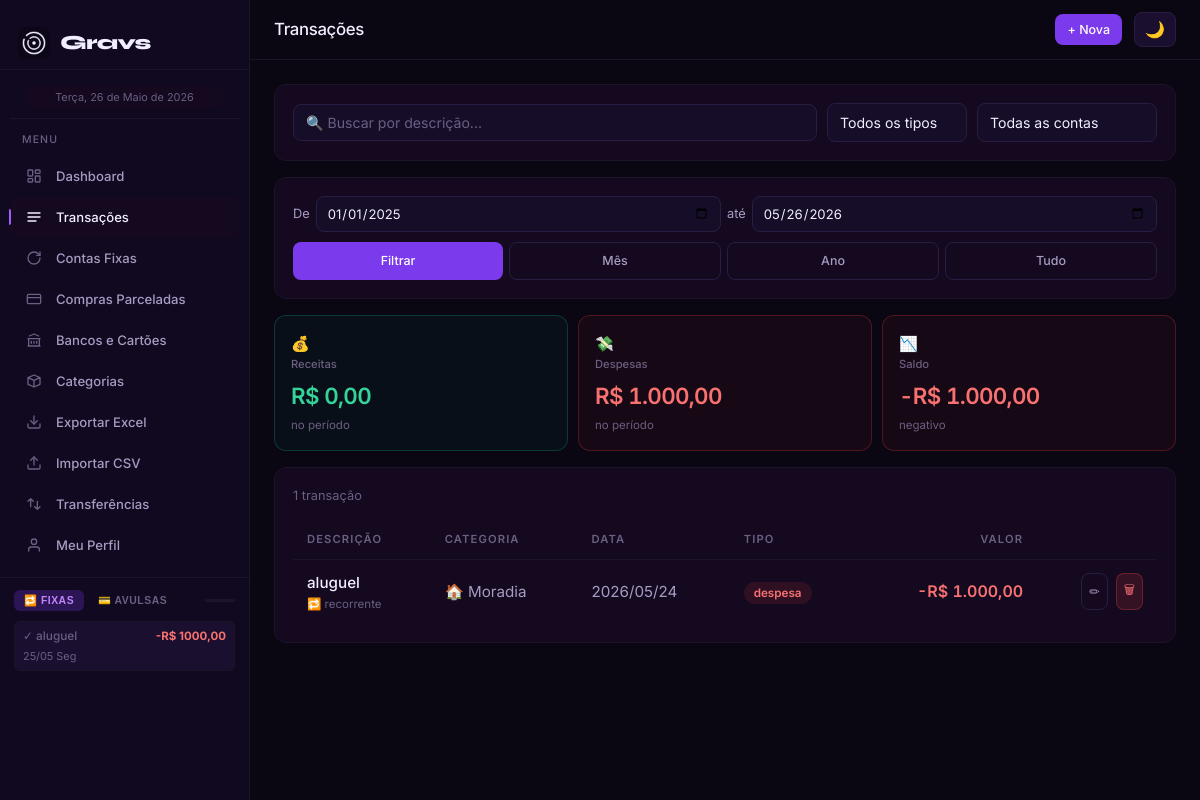
The page /todas (signed in) on the database its author committed.
### tables this page shows
CREATE TABLE transacoes (
                id              INTEGER PRIMARY KEY AUTOINCREMENT,
                uuid            TEXT    UNIQUE NOT NULL,
                descricao       TEXT    NOT NULL,
                valor           REAL    NOT NULL CHECK(valor > 0),
                tipo            TEXT    NOT NULL CHECK(tipo IN ('receita','despesa')),
                categoria_id    INTEGER,
                data            TEXT    NOT NULL,
                usuario_id      INTEGER NOT NULL,
                criado_em       TEXT    DEFAULT CURRENT_TIMESTAMP,
                deletado        INTEGER DEFAULT 0 CHECK(deletado IN (0,1)),
                recorrente_uuid TEXT,
                grupo_parcela   TEXT, conta_debito TEXT, conta_credito TEXT, conta_id INTEGER,
                FOREIGN KEY (categoria_id) REFERENCES categorias(id),
                FOREIGN KEY (usuario_id)   REFERENCES usuarios(id) ON DELETE CASCADE
            );

### routes/transacoes.py (the view)
@transacoes_bp.route("/todas")
@login_required
def todas():
    svc = get_services()
    uid  = current_user.id
    hoje = date.today()
    inicio_padrao = date(hoje.year - 1, 1, 1).strftime("%Y-%m-%d")
    fim_padrao    = hoje.strftime("%Y-%m-%d")
    data_inicio = request.args.get("inicio", inicio_padrao)
    data_fim    = request.args.get("fim",    fim_padrao)
    try:
        datetime.strptime(data_inicio, "%Y-%m-%d")
        datetime.strptime(data_fim,    "%Y-%m-%d")
    except ValueError:
        data_inicio = inicio_padrao
        data_fim    = fim_padrao
    transacoes     = svc.transacoes.listar_por_periodo(data_inicio, data_fim, uid)
    categorias     = svc.categorias_repo.listar_por_usuario(uid)
    total_receitas = sum(t["valor"] for t in transacoes if t["tipo"] == "receita")
    total_despesas = sum(t["valor"] for t in transacoes if t["tipo"] == "despesa")
    grupos = {}
    for t in transacoes:
        g = t.get("grupo_parcela")
        if g:
            if g not in grupos:
                grupos[g] = {"descricao": t["descricao"].rsplit(" (", 1)[0], "count": 0}
            grupos[g]["count"] += 1
    return render_template(
        "transacoes/lista.html",
        transacoes=transacoes,
        categorias=categorias,
        filtro_inicio=data_inicio,
        filtro_fim=data_fim,
        total_receitas=total_receitas,
        total_despesas=total_despesas,
        saldo=total_receitas - total_despesas,
        grupos=grupos,
        usuario=current_user,
    )

### app.py (called while the page is built)
def _configurar_login(app: Flask, container: ServiceContainer) -> None:
    login_manager = LoginManager()
    login_manager.init_app(app)
    login_manager.login_view = "auth.login"
    login_manager.login_message = "Faça login para acessar"
    login_manager.login_message_category = "info"
    @login_manager.user_loader
    def load_user(user_id: str) -> UserPrincipal | None:
        dados = container.usuarios_repo.buscar_por_id(int(user_id))
        if dados:
            return make_user_principal(dados)
        return None

### database/manager.py (called while the page is built)
    @contextmanager
    def get_conn(self) -> Generator[sqlite3.Connection, None, None]:
        conn = sqlite3.connect(
            self.db_path,
            timeout=20.0,
            check_same_thread=False,
        )
        conn.execute("PRAGMA journal_mode=WAL")
        conn.execute("PRAGMA foreign_keys = ON")
        conn.execute("PRAGMA synchronous = NORMAL")
        conn.execute("PRAGMA busy_timeout = 5000")
        conn.execute("PRAGMA cache_size = -8000")   # 8MB de cache em memória
        conn.execute("PRAGMA temp_store = MEMORY")  # tabelas temporárias em RAM
        conn.execute("PRAGMA mmap_size = 268435456") # 256MB memory-mapped I/O
        conn.row_factory = sqlite3.Row
        try:
            yield conn
            conn.commit()
        except Exception:
            conn.rollback()
            raise
        finally:
            conn.close()

### database/repositories.py (called while the page is built)
def _row_to_dict(row: sqlite3.Row | None) -> dict | None:
    if row is None:
        return None
    return dict(row)

def _rows_to_list(rows: list[sqlite3.Row]) -> list[dict]:
    return [dict(r) for r in rows]

    def buscar_por_id(self, user_id: int) -> dict | None:
        with self._db.get_conn() as conn:
            row = conn.execute(
                "SELECT id, email, senha_hash, nome, modo_contabil, "
                "COALESCE(onboarding_completo, 0) as onboarding_completo FROM usuarios "
                "WHERE id = ? AND ativo = 1",
                (int(user_id),),
            ).fetchone()
        return _row_to_dict(row)

    def listar_por_usuario(self, usuario_id: int) -> list[dict]:
        with self._db.get_conn() as conn:
            rows = conn.execute(
                "SELECT id, nome, tipo, icone, cor FROM categorias "
                "WHERE usuario_id = ? ORDER BY tipo, nome",
                (usuario_id,),
            ).fetchall()
        return _rows_to_list(rows)

### routes/helpers.py (called while the page is built)
def get_services() -> ServiceContainer:
    return current_app.extensions["services"]

### templates/transacoes/lista.html (shortened to what this page needs)
{% extends "base.html" %}
{% block page_title %}Transações{% endblock %}
{% block topbar_actions %}
  <a href="{{ url_for('transacoes.novo') }}" class="btn btn-primary btn-sm">+ Nova</a>
{% endblock %}
{% block content %}
<div class="card mb-16 fade-up" id="card-busca">
  <div style="display:flex;gap:10px;align-items:center;flex-wrap:wrap">
    <input type="text" id="input-busca" class="form-control"
           placeholder="🔍 Buscar por descrição..."
           style="flex:1;min-width:200px"
           oninput="buscarTransacoes()" />
    <select id="filtro-tipo-busca" class="form-control" style="width:140px"
            onchange="buscarTransacoes()">
      <option value="">Todos os tipos</option>
    </select>
    <select id="filtro-conta-busca" class="form-control" style="width:180px"
            onchange="buscarTransacoes()">
      <option value="">Todas as contas</option>
    </select>
  </div>
</div>
<div class="card mb-16 fade-up">
  <form method="GET" action="{{ url_for('transacoes.todas') }}" class="filtro-form">
    <div class="filtro-datas">
      <label>De</label>
      <input type="date" name="inicio" value="{{ filtro_inicio }}" class="form-control" />
      <label>até</label>
      <input type="date" name="fim" value="{{ filtro_fim }}" class="form-control" />
    </div>
    <div class="filtro-btns">
      <button type="submit" class="btn btn-primary btn-sm">Filtrar</button>
      <a href="{{ url_for('transacoes.todas', inicio=filtro_fim[:7] + '-01', fim=filtro_fim) }}"
         class="btn btn-secondary btn-sm">Mês</a>
      <a href="{{ url_for('transacoes.todas', inicio=filtro_fim[:4] + '-01-01', fim=filtro_fim) }}"
         class="btn btn-secondary btn-sm">Ano</a>
      <a href="{{ url_for('transacoes.todas') }}"
         class="btn btn-secondary btn-sm">Tudo</a>
    </div>
  </form>
</div>
<div class="totais-grid mb-16 fade-up delay-1">
  <div class="card total-card" style="border-color:rgba(16,185,129,0.25);background:rgba(16,185,129,0.05);padding:16px">
    <div class="total-icon">💰</div>
    <div class="total-info">
      <div class="total-label" style="font-size:0.7rem;font-weight:500;color:var(--text3);margin-bottom:4px">Receitas</div>
      <div class="total-valor" style="font-family:'Inter',system-ui,sans-serif;font-size:1.4rem;font-weight:600;color:var(--green2);letter-spacing:-0.03em;font-variant-numeric:tabular-nums">{{ total_receitas | real }}</div>
      <div class="total-sub" style="font-size:0.72rem;color:var(--text3);margin-top:2px">no período</div>
    </div>
  </div>
  <div class="card total-card" style="border-color:rgba(239,68,68,0.25);background:rgba(239,68,68,0.05);padding:16px">
    <div class="total-icon">💸</div>
    <div class="total-info">
      <div class="total-label" style="font-size:0.7rem;font-weight:500;color:var(--text3);margin-bottom:4px">Despesas</div>
      <div class="total-valor" style="font-family:'Inter',system-ui,sans-serif;font-size:1.4rem;font-weight:600;color:var(--red2);letter-spacing:-0.03em;font-variant-numeric:tabular-nums">{{ total_despesas | real }}</div>
      <div class="total-sub" style="font-size:0.72rem;color:var(--text3);margin-top:2px">no período</div>
    </div>
  </div>
  <div class="card total-card" style="border-color:{% if saldo >= 0 %}rgba(16,185,129,0.25){% else %}rgba(239,68,68,0.25){% endif %};background:{% if saldo >= 0 %}rgba(16,185,129,0.05){% else %}rgba(239,68,68,0.05){% endif %};padding:16px">
    <div class="total-icon">{% if saldo >= 0 %}📈{% else %}📉{% endif %}</div>
    <div class="total-info">
      <div class="total-label" style="font-size:0.7rem;font-weight:500;color:var(--text3);margin-bottom:4px">Saldo</div>
      <div class="total-valor" style="font-family:'Inter',system-ui,sans-serif;font-size:1.4rem;font-weight:600;color:{% if saldo >= 0 %}var(--green2){% else %}var(--red2){% endif %};letter-spacing:-0.03em;font-variant-numeric:tabular-nums">
        {% if saldo < 0 %}-{% endif %}{{ saldo|abs | real }}
      </div>
      <div class="total-sub" style="font-size:0.72rem;color:var(--text3);margin-top:2px">
        {% if saldo >= 0 %}positivo ✓{% else %}negativo{% endif %}
      </div>
    </div>
  </div>
</div>
<div class="card fade-up delay-2">
  {% if transacoes %}
    <div style="font-size:0.8rem;color:var(--text3);margin-bottom:14px">
      {{ transacoes|length }} transaç{% if transacoes|length == 1 %}ão{% else %}ões{% endif %}
    </div>
    <div class="lista-desktop">
      <div class="table-wrap" style="max-height:480px;overflow-y:auto;scrollbar-width:thin">
        <table>
          <thead>
            <tr>
              <th>Descrição</th>
              <th>Categoria</th>
              <th>Data</th>
              <th>Tipo</th>
              <th class="text-right">Valor</th>
              <th></th>
            </tr>
          </thead>
          <tbody>
            {% for t in transacoes %}
              <tr>
                <td>
                  <div style="font-weight:500;color:var(--text)">{{ t.descricao }}</div>
                  {% if t.recorrente_uuid %}
                    <div style="font-size:0.72rem;color:var(--text3)">🔁 recorrente</div>
                  {% endif %}
                </td>
                <td>{{ t.categoria_icone }} {{ t.categoria_nome }}</td>
                <td style="white-space:nowrap">{{ t.data | replace("-", "/") if t.data else "" }}</td>
                <td><span class="badge badge-{{ t.tipo }}">{{ t.tipo }}</span></td>
                <td class="text-right">
                  <div style="font-family:'Inter',system-ui,sans-serif;font-size:1rem;font-weight:600;font-variant-numeric:tabular-nums;
                              color:{% if t.tipo == 'receita' %}var(--green2){% else %}var(--red2){% endif %}">
                    {% if t.tipo == 'despesa' %}-{% endif %}{{ t.valor | real }}
                  </div>
                </td>
                <td class="text-right">
                  <div class="d-flex gap-8" style="justify-content:flex-end">
                    <button class="btn btn-secondary btn-sm btn-icon"
                            onclick="abrirEditar({{ t.id }}, '{{ t.descricao|e }}', {{ t.valor }}, '{{ t.tipo }}', {{ t.categoria_id }}, '{{ t.data }}')">✏</button>
                    <button class="btn btn-danger btn-sm btn-icon"
                            onclick="deletar('{{ t.uuid }}')">🗑</button>
                  </div>
                </td>
              </tr>
            {% endfor %}
          </tbody>
        </table>
      </div>
    </div>
  {% else %}
    <div class="empty-state">
      <div class="empty-icon">💳</div>
      <div style="font-size:1rem;font-weight:600">Nenhuma transação no período</div>
      <p><a href="{{ url_for('transacoes.novo') }}" style="color:var(--purple3)">Adicionar transação</a></p>
    </div>
  {% endif %}
</div>
{% endblock %}

### templates/base.html (style rules this page uses)
:root { --bg: #0a0612; --bg2: #100920; --bg3: #160d28; --surface: #14091f; --surface2: #1a0f2e; --surface3: #221540; --border: #1c1429; --border2: #2a1d44; --border3: #3a2860; --purple: #7c3aed; --purple2: #9f5fff; --purple3: #c084fc; --cyan: #06b6d4; --cyan2: #22d3ee; --gold2: #fbbf24; --green2: #34d399; --green-bg: rgba(52,211,153,0.10); --red2: #f87171; --red-bg: rgba(248,113,113,0.10); --text: #f1eeff; --text2: #a89bc2; --text3: #6b5f82; --radius: 12px; --radius-sm: 8px; --radius-lg: 14px; --shadow: none; --shadow-lg: none; --font-display: 'Inter', system-ui, sans-serif; --font-body: 'Inter', system-ui, sans-serif; --nav-w: 250px; --bottom-nav-h: 0px; }
*, *::before, *::after { box-sizing: border-box; margin: 0; padding: 0; }
html { scroll-behavior: smooth; }
body { font-family: var(--font-body); background: var(--bg); color: var(--text); min-height: 100vh; line-height: 1.6; font-size: 15px; -webkit-font-smoothing: antialiased; }
.card { background: var(--surface); border: 0.5px solid var(--border); border-radius: var(--radius); padding: 18px; position: relative; transition: border-color 0.18s ease; }
.btn { display: inline-flex; align-items: center; gap: 8px; padding: 10px 18px; border-radius: var(--radius-sm); font-family: var(--font-body); font-size: 0.95rem; font-weight: 500; cursor: pointer; border: none; text-decoration: none; transition: all 0.18s; white-space: nowrap; }
.btn-primary { background: var(--purple); color: white; }
.btn-secondary { background: transparent; color: var(--text2); border: 0.5px solid var(--border2); }
.btn-danger { background: rgba(239,68,68,0.15); color: var(--red2); border: 1px solid rgba(239,68,68,0.3); }
.btn-sm { padding: 6px 12px; font-size: 0.78rem; }
.btn-icon { padding: 7px; border-radius: var(--radius-sm); }
.form-control { width: 100%; padding: 9px 12px; background: var(--bg3); border: 0.5px solid var(--border2); border-radius: var(--radius-sm); color: var(--text); font-family: var(--font-body); font-size: 0.88rem; transition: border-color 0.15s, box-shadow 0.15s; outline: none; -webkit-appearance: none; }
.form-control::placeholder { color: var(--text3); }
select.form-control { cursor: pointer; }
.form-control option { background: var(--bg3); color: var(--text); }
.table-wrap { overflow-x: auto; -webkit-overflow-scrolling: touch; }
table { width: 100%; border-collapse: collapse; font-size: 0.95rem; }
thead th { text-align: left; padding: 10px 14px; font-size: 0.7rem; font-weight: 600; letter-spacing: 0.1em; text-transform: uppercase; color: var(--text3); border-bottom: 1px solid var(--border); }
tbody tr { border-bottom: 1px solid var(--border); transition: background 0.15s; }
tbody tr:last-child { border-bottom: none; }
tbody td { padding: 11px 14px; color: var(--text2); }
.badge { display: inline-flex; align-items: center; gap: 4px; padding: 2px 10px; border-radius: 99px; font-size: 0.73rem; font-weight: 600; }
.badge-despesa { background: rgba(239,68,68,0.12); color: var(--red2); }
.text-right { text-align: right; }
.d-flex { display: flex; }
.gap-8 { gap: 8px; }
.mb-16 { margin-bottom: 16px; }
.fade-up { animation: fadeUp 0.4s ease both; }
.delay-1 { animation-delay: 0.05s; }
.delay-2 { animation-delay: 0.10s; }
.badge-despesa { background: rgba(239,68,68,0.12) !important; color: var(--red2) !important; }

### templates/transacoes/lista.html (style rules this page uses)
.filtro-form { display: flex; flex-direction: column; gap: 10px; }
.filtro-datas { display: flex; align-items: center; gap: 6px; flex-wrap: wrap; }
.filtro-datas label { font-size: 0.8rem; color: var(--text2); white-space: nowrap; }
.filtro-datas input[type="date"] { flex: 1; min-width: 130px; font-size: 0.82rem; padding: 8px 10px; }
.filtro-btns { display: flex; gap: 6px; flex-wrap: wrap; }
.filtro-btns .btn { flex: 1; min-width: 70px; justify-content: center; font-size: 0.78rem; padding: 8px 10px; }
.totais-grid { display: grid; grid-template-columns: repeat(3, 1fr); gap: 10px; }
@media (min-width: 769px) { .lista-desktop { display: block; } }

### rows shown on the page
transacoes: descricao "aluguel", shows "🔁 recorrente", categoria_icone "🏠", categoria_nome "Moradia", data "2026/05/24", tipo "despesa", valor|real "R$ 1.000,00"

### other values the page prints
{{ total_receitas | real }} "R$ 0,00"
{{ total_despesas | real }} "R$ 1.000,00"
{{ saldo|abs | real }} "R$ 1.000,00"
{{ transacoes|length }} "1"
